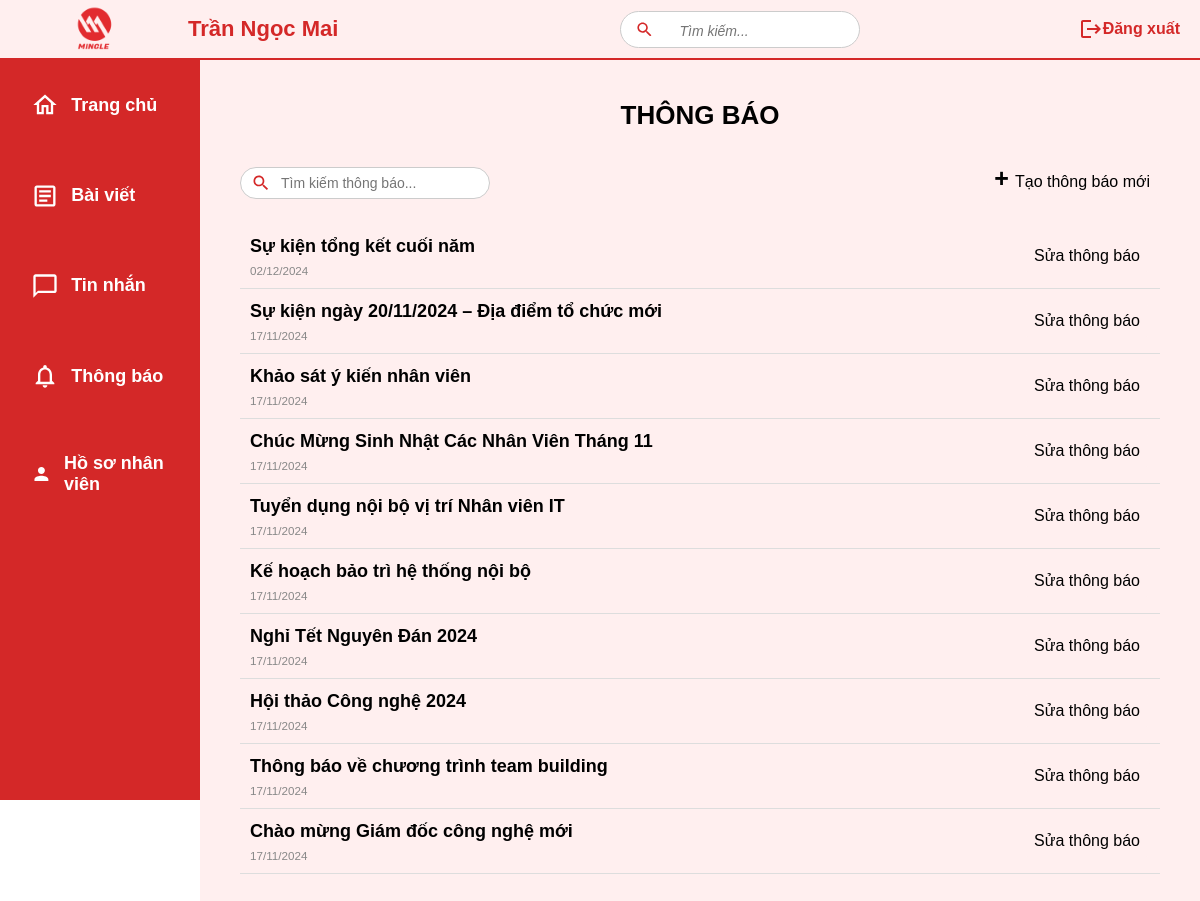
Page /notifications/ (signed in) on the earlier database version.
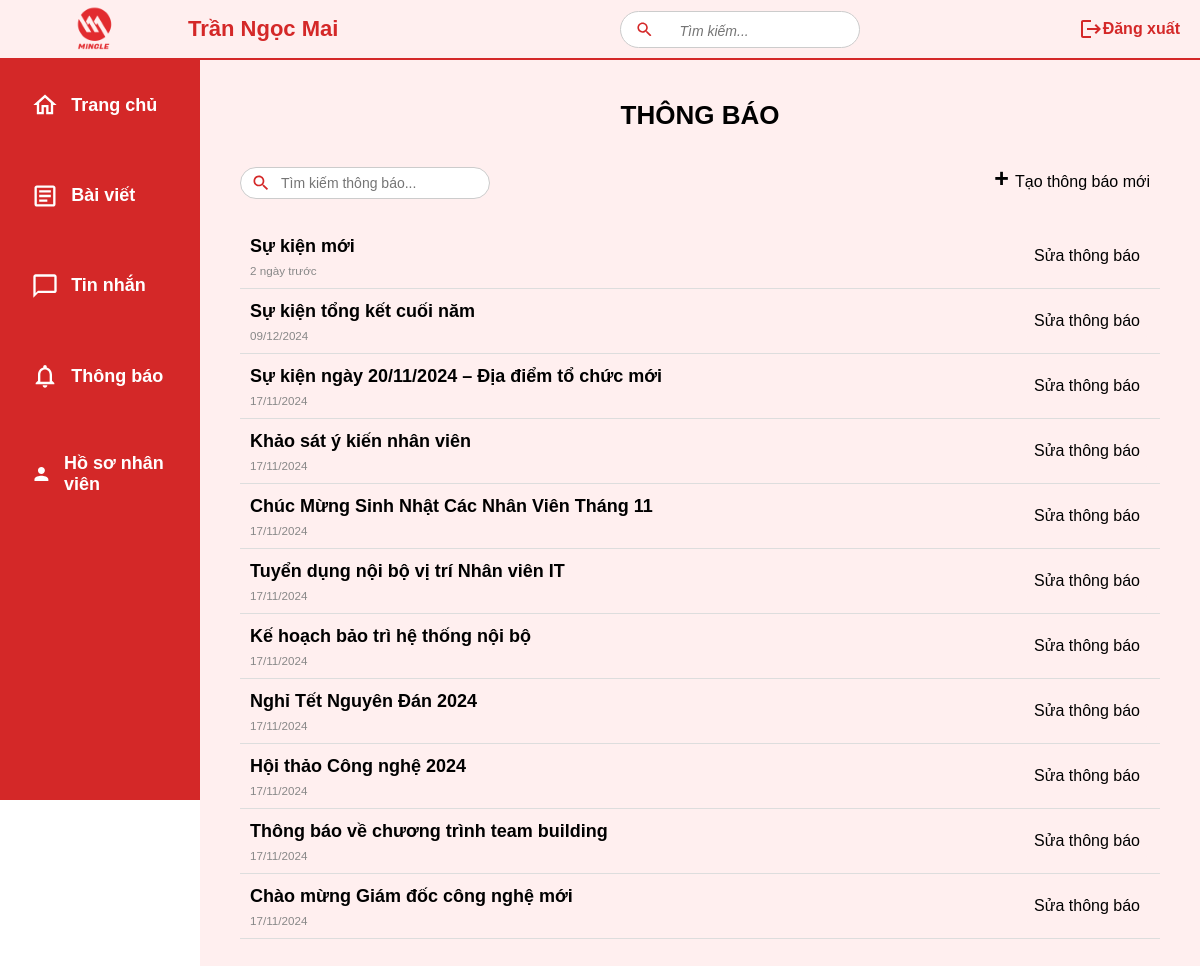
Same page on the later database version.
### mxh/models.py (models this page shows, shortened)
class Notification(models.Model): # thông báo về tin tức sự kiện
    title = models.CharField(max_length=255)
    content = models.TextField()
    created_at = models.DateTimeField(auto_now_add=True)
    user = models.ForeignKey(User, on_delete=models.CASCADE, related_name='notifications')

### mxh/views.py (the view)
# urls.py: path('notifications/', notification_list, name='notification_list'),
@never_cache
@login_required
def notification_list(request):
   notifications = Notification.objects.all()
   search_query = request.GET.get('search', '')
   if search_query:
       notifications = notifications.filter(title__icontains=search_query)
   if not notifications.exists():
       messages.info(request, 'Không tìm thấy thông báo nào phù hợp với tìm kiếm của bạn!')
   notifications = notifications.order_by('-created_at')
   for notification in notifications:
       time_diff = now() - notification.created_at
       if time_diff.days > 2:
           notification.time_display = notification.created_at.strftime("%d/%m/%Y")
       elif time_diff.days >= 1:
           notification.time_display = f"{time_diff.days} ngày trước"
       elif time_diff.seconds >= 3600:
           notification.time_display = f"{time_diff.seconds // 3600} giờ trước"
       else:
           notification.time_display = f"{time_diff.seconds // 60} phút trước"
   return render(request, 'list.html', {'notifications': notifications})

### mxh/templates/list.html (shortened to what this page needs)
{% extends 'base.html' %}
{% block content %}
<div class="container">
    <h1>THÔNG BÁO</h1>
    <div class="search-bar">
        <form action="{% url 'notification_list' %}" method="GET" class="search-input">
            <input type="text" name="search" id="search-input" placeholder="Tìm kiếm thông báo..." />
        </form>
        {% if user.is_staff %}
        <a href="{% url 'notification_create' %}" class="btn-primary">
            <span class="plus-icon">+</span> Tạo thông báo mới
        </a>
        {% endif %}
    </div>
    {% if notifications.exists %}
    <table>
        <tbody>
            {% for notification in notifications %}
            <tr>
                <td>
                    <div class="notification-title">
                        <a href="{% url 'notification_detail' notification.id %}">
                            {{ notification.title }}
                        </a>
                    </div>
                    <div class="notification-created">
                        <small>{{ notification.time_display }}</small>
                    </div>
                </td>
                {% if user.is_staff %}
                <td class="edit-btn">
                    <a href="{% url 'notification_update' notification.id %}" class="btn-primary">Sửa thông báo</a>
                </td>
                {% endif %}
            </tr>
            {% endfor %}
        </tbody>
    </table>
    {% endif %}
</div>
{% endblock %}

Differences in the rows shown:
added Notification: title "Sự kiện mới", time_display "2 ngày trước"
changed Notification "Sự kiện tổng kết cuối năm": time_display "02/12/2024" → "09/12/2024"
